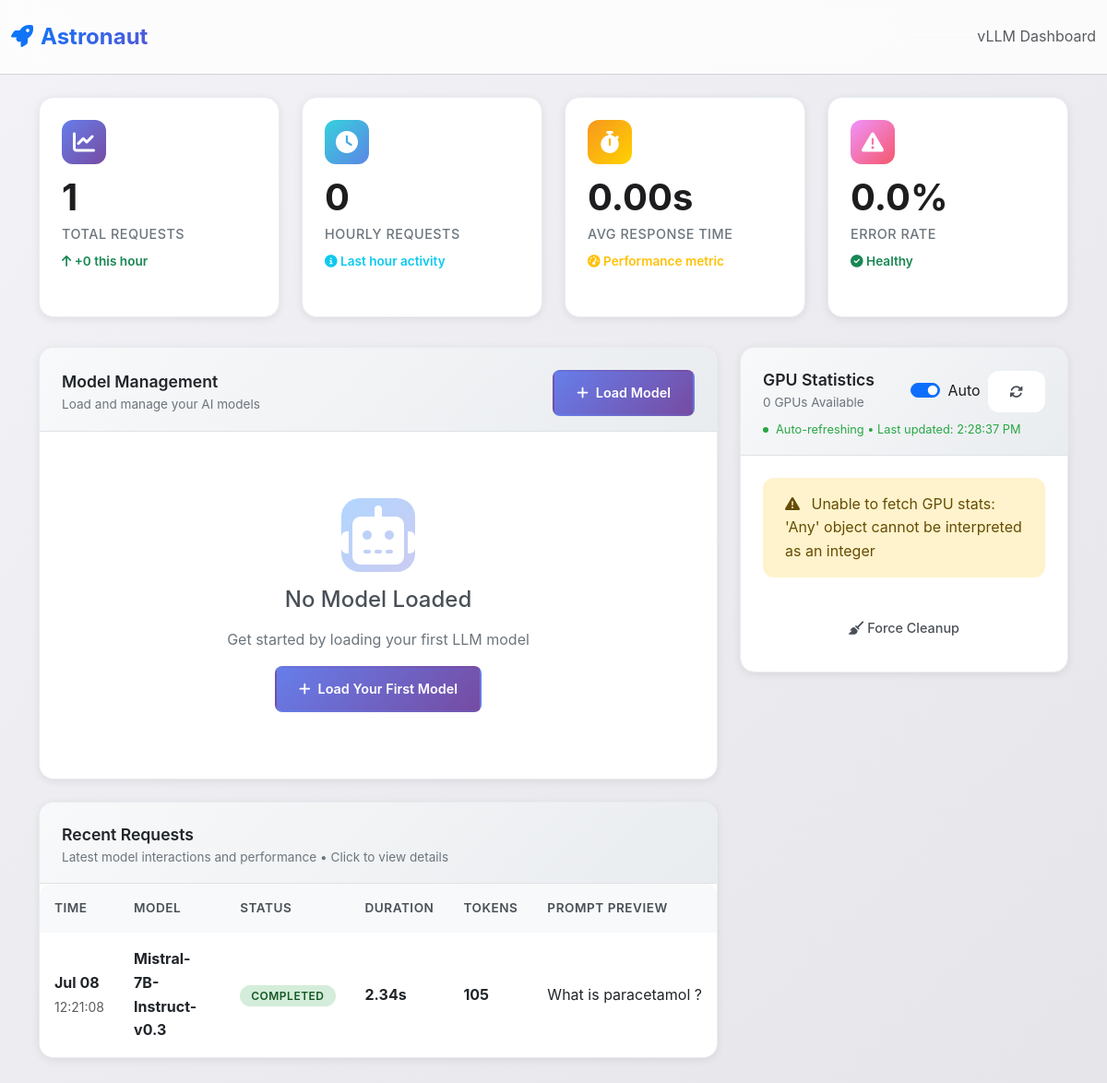
Page /llm-dashboard/ on the earlier database version.
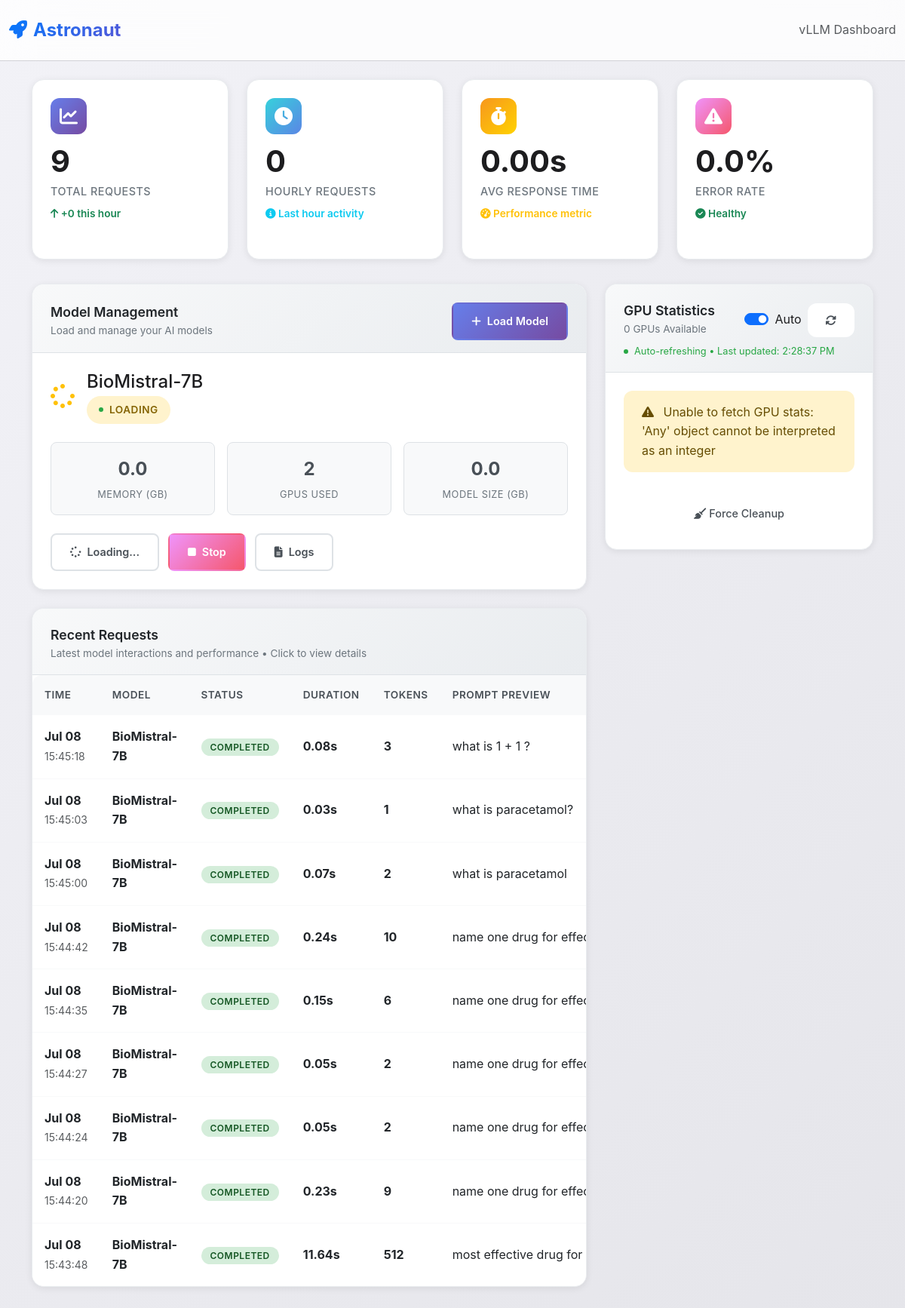
Same page on the later database version.
### llm_dashboard/models.py (models this page shows, shortened)
class LLMRequest(models.Model):
    model = models.ForeignKey(LLMModel, on_delete=models.CASCADE, null=True, blank=True)
    created_at = models.DateTimeField(auto_now_add=True)
    prompt = models.TextField()
    response = models.TextField(blank=True)
    duration = models.FloatField(null=True)  # in seconds
    tokens_generated = models.IntegerField(default=0)
    tokens_prompt = models.IntegerField(default=0)
    status = models.CharField(max_length=20, default='PENDING')  # PENDING, COMPLETED, ERROR
    error_message = models.TextField(blank=True)
    temperature = models.FloatField(default=0.7)
    top_p = models.FloatField(default=0.9)
    max_tokens = models.IntegerField(default=512)
    document_id = models.UUIDField(null=True, blank=True)  # Document ID used for RAG
    rag_enabled = models.BooleanField(default=False)
    context_chunks_used = models.JSONField(default=list)  # Store which chunks were used
    total_context_tokens = models.IntegerField(default=0)
    strategy_used = models.CharField(max_length=20, default='direct')
    chunks_processed = models.IntegerField(default=0)
    map_reduce_steps = models.JSONField(default=list)  # Track map-reduce steps
    logs = models.TextField(blank=True)  # Store detailed processing logs
    class Meta:
        ordering = ['-created_at']

class LLMModel(models.Model):
    loading_pid = models.IntegerField(null=True, blank=True)  # Track loading process PID
    loading_logs = models.TextField(blank=True)  # Store loading logs
    name = models.CharField(max_length=100)
    model_path = models.CharField(max_length=500, null=True)  # Path to local model files
    loaded_at = models.DateTimeField(auto_now_add=True)
    max_tokens = models.IntegerField(default=2048)
    memory_usage = models.FloatField(default=0.0)  # in GB
    device = models.CharField(max_length=50, default='GPU')  # CPU/GPU
    status = models.CharField(max_length=20, default='UNLOADED')  # LOADED, LOADING, ERROR, UNLOADED
    vllm_port = models.IntegerField(default=8000)
    tensor_parallel_size = models.IntegerField(default=1)  # Number of GPUs to use
    gpu_memory_utilization = models.FloatField(default=0.9)  # GPU memory utilization ratio
    model_type = models.CharField(max_length=50, default='llama')  # Model architecture type
    dtype = models.CharField(max_length=20, default='auto', choices=[
        ('auto', 'Auto'),
        ('float16', 'Float16'),
        ('bfloat16', 'BFloat16'),
        ('float32', 'Float32'),
    ])  # Data type for model weights
    supports_embeddings = models.BooleanField(default=False)
    embedding_model_path = models.CharField(max_length=500, null=True, blank=True)
    vector_store_path = models.CharField(max_length=500, null=True, blank=True)
    vector_store_type = models.CharField(max_length=50, default='faiss', choices=[
        ('faiss', 'FAISS'),
        ('chromadb', 'ChromaDB'),
        ('weaviate', 'Weaviate'),
    ])
    max_context_tokens = models.IntegerField(default=4096)  # Model's context window
    reserve_tokens_for_response = models.IntegerField(default=512)  # Reserve for response
    tokenizer_name = models.CharField(max_length=100, default='gpt-3.5-turbo')  # For token counting
    rag_strategy = models.CharField(max_length=20, default='sliding_window', choices=[
        ('sliding_window', 'Sliding Window'),
        ('map_reduce', 'Map-Reduce'),
        ('hybrid', 'Hybrid'),
    ])
    def get_model_size_gb(self):
        if not os.path.exists(self.model_path):
            return 0.0

### llm_dashboard/views.py (the view)
# urls.py: path('', views.DashboardView.as_view(), name='dashboard'),
class DashboardView(TemplateView):
    template_name = 'llm_dashboard/dashboard.html'
    def get_context_data(self, **kwargs):
        context = super().get_context_data(**kwargs)
        context['model'] = LLMModel.objects.filter(status__in=['LOADING', 'LOADED', 'ERROR']).first()
        recent_requests = LLMRequest.objects.select_related('model').order_by('-created_at')[:10]
        context['recent_requests'] = recent_requests
        context['available_models'] = get_available_models()
        gpu_stats = get_gpu_stats()
        context['gpu_count'] = len([gpu for gpu in gpu_stats if not gpu.get('error')])
        context['gpu_stats'] = gpu_stats
        last_hour = timezone.now() - timedelta(hours=1)
        hourly_requests = LLMRequest.objects.filter(created_at__gte=last_hour)
        context['stats'] = {
            'total_requests': LLMRequest.objects.count(),
            'hourly_requests': hourly_requests.count(),
            'avg_duration': hourly_requests.aggregate(Avg('duration'))['duration__avg'],
            'error_rate': (hourly_requests.filter(status='ERROR').count() /
                           max(hourly_requests.count(), 1)) * 100
        }
        return context

### llm_dashboard/views.py (called while the page is built, shortened)
def get_gpu_stats():
    try:
        pynvml.nvmlInit()
        gpu_stats = []
        deviceCount = pynvml.nvmlDeviceGetCount()
        return gpu_stats
    except Exception as e:
        return [{'error': str(e)}]
    finally:
        try:
            pynvml.nvmlShutdown()
        except:
            pass

def get_available_models():
    models_dir = os.path.join(os.path.dirname(__file__), 'models')
    available_models = []
    return available_models

### templates/llm_dashboard/dashboard.html (shortened to what the changed rows need)
{% extends "base.html" %}
{% load static %}
{% block content %}
<div class="container mb-4">
    <div class="metric-grid">
        <div class="metric-card">
            <div class="metric-icon" style="background: linear-gradient(135deg, #667eea 0%, #764ba2 100%); color: white;">
                <i class="fas fa-chart-line"></i>
            </div>
            <div class="metric-value">{{ stats.total_requests }}</div>
            <div class="metric-label">Total Requests</div>
            <div class="metric-change text-success">
                <i class="fas fa-arrow-up"></i> +{{ stats.hourly_requests }} this hour
            </div>
        </div>
    </div>
</div>
<div class="container">
    <div class="row">
        <div class="col-lg-8">
            <div class="widget-card">
                <div class="widget-body">
                    {% if model %}
                        <div class="d-flex align-items-center mb-3">
                            <div class="me-3">
                                {% if model.status == 'LOADED' %}
                                    <i class="fas fa-robot fa-2x text-success"></i>
                                {% elif model.status == 'LOADING' %}
                                    <i class="fas fa-spinner fa-spin fa-2x text-warning"></i>
                                {% elif model.status == 'ERROR' %}
                                    <i class="fas fa-exclamation-triangle fa-2x text-danger"></i>
                                {% endif %}
                            </div>
                            <div class="flex-grow-1">
                                <h4 class="mb-1">{{ model.name }}</h4>
                                <div class="status-indicator status-{{ model.status|lower }}">
                                    <div class="refresh-dot"></div>
                                    {{ model.status }}
                                </div>
                            </div>
                        </div>
                        <div class="model-info-grid">
                            <div class="model-info-item">
                                <div class="model-info-value">{{ model.memory_usage|floatformat:1 }}</div>
                                <div class="model-info-label">Memory (GB)</div>
                            </div>
                            <div class="model-info-item">
                                <div class="model-info-value">{{ model.tensor_parallel_size }}</div>
                                <div class="model-info-label">GPUs Used</div>
                            </div>
                            <div class="model-info-item">
                                <div class="model-info-value">{{ model.get_model_size_gb|floatformat:1 }}</div>
                                <div class="model-info-label">Model Size (GB)</div>
                            </div>
                        </div>
                        <div class="action-buttons">
                            {% if model.status == 'LOADED' %}
                                <button class="btn btn-primary-custom btn-custom" onclick="showTestDialog()">
                                    <i class="fas fa-play me-2"></i>Test Model
                                </button>
                                <button class="btn btn-danger-custom btn-custom" onclick="unloadModel({{ model.id }})">
                                    <i class="fas fa-stop me-2"></i>Unload
                                </button>
                            {% elif model.status == 'LOADING' %}
                                <button class="btn btn-outline-custom btn-custom" onclick="showLoadingLogsModal({{ model.id }})">
                                    <i class="fas fa-spinner loading-spinner me-2"></i>Loading...
                                </button>
                                <button class="btn btn-danger-custom btn-custom" onclick="stopLoading({{ model.id }})">
                                    <i class="fas fa-stop me-2"></i>Stop
                                </button>
                            {% endif %}
                            {% if model.loading_logs %}
                                <button class="btn btn-outline-custom btn-custom" onclick="showLoadingLogsModal({{ model.id }})">
                                    <i class="fas fa-file-alt me-2"></i>Logs
                                </button>
                            {% endif %}
                        </div>
                    {% else %}
                        <div class="empty-state">
                            <div class="empty-state-icon">
                                <i class="fas fa-robot"></i>
                            </div>
                            <h4>No Model Loaded</h4>
                            <p>Get started by loading your first LLM model</p>
                            <button class="btn btn-primary-custom btn-custom" onclick="showLoadModelDialog()">
                                <i class="fas fa-plus me-2"></i>Load Your First Model
                            </button>
                        </div>
                    {% endif %}
                </div>
            </div>
            <div class="widget-card">
                <div class="widget-body p-0">
                    <div class="table-responsive">
                        <table class="table requests-table">
                            <thead>
                                <tr>
                                    <th>Time</th>
                                    <th>Model</th>
                                    <th>Status</th>
                                    <th>Duration</th>
                                    <th>Tokens</th>
                                    <th>Prompt Preview</th>
                                </tr>
                            </thead>
                            <tbody>
                                {% for request in recent_requests %}
                                <tr onclick="showRequestDetails({{ request.id }})"
                                    title="Click to view full request details">
                                    <td>
                                        <div class="fw-bold">{{ request.created_at|date:"M d" }}</div>
                                        <small class="text-muted">{{ request.created_at|date:"H:i:s" }}</small>
                                    </td>
                                    <td>
                                        <strong>{{ request.model.name|default:"-" }}</strong>
                                    </td>
                                    <td>
                                        <span class="status-badge {% if request.status == 'COMPLETED' %}success{% elif request.status == 'ERROR' %}danger{% else %}warning{% endif %}">
                                            {{ request.status }}
                                        </span>
                                    </td>
                                    <td>
                                        <strong>{{ request.duration|default:"-"|floatformat:2 }}s</strong>
                                    </td>
                                    <td>
                                        <strong>{{ request.tokens_generated }}</strong>
                                    </td>
                                    <td>
                                        <div class="text-truncate" style="max-width: 200px;">
                                            {{ request.prompt|truncatechars:50 }}
                                        </div>
                                    </td>
                                </tr>
                                {% endfor %}
                            </tbody>
                        </table>
                    </div>
                </div>
            </div>
        </div>
        <div class="col-lg-4">
            <div class="widget-card">
                <div class="widget-body">
                    <div class="gpu-grid" id="gpu-stats-content">
                        {% for gpu in gpu_stats %}
                            {% if gpu.error %}
                                <div class="alert alert-warning">
                                </div>
                            {% endif %}
                        {% endfor %}
                    </div>
                </div>
            </div>
        </div>
    </div>
</div>
{% endblock %}

Differences in the rows shown:
removed LLMRequest: created_at "Jul 08", created_at "12:21:08", model.name "Mistral-7B-Instruct-v0.3", status "COMPLETED", duration "2.34", tokens_generated "105", prompt "What is paracetamol ?"
added LLMModel: name "BioMistral-7B", status "LOADING", memory_usage "0.0", tensor_parallel_size "2", get_model_size_gb "0.0"
added LLMRequest: created_at "Jul 08", created_at "15:45:18", model.name "BioMistral-7B", status "COMPLETED", duration "0.08", tokens_generated "3", prompt "what is 1 + 1 ?"
added LLMRequest: created_at "Jul 08", created_at "15:45:03", model.name "BioMistral-7B", status "COMPLETED", duration "0.03", tokens_generated "1", prompt "what is paracetamol?"
added LLMRequest: created_at "Jul 08", created_at "15:45:00", model.name "BioMistral-7B", status "COMPLETED", duration "0.07", tokens_generated "2", prompt "what is paracetamol"
added LLMRequest: created_at "Jul 08", created_at "15:44:42", model.name "BioMistral-7B", status "COMPLETED", duration "0.24", tokens_generated "10", prompt "name one drug for effec…"
added LLMRequest: created_at "Jul 08", created_at "15:44:35", model.name "BioMistral-7B", status "COMPLETED", duration "0.15", tokens_generated "6", prompt "name one drug for effec…"
added LLMRequest: created_at "Jul 08", created_at "15:44:27", model.name "BioMistral-7B", status "COMPLETED", duration "0.05", tokens_generated "2", prompt "name one drug for effec…"
added LLMRequest: created_at "Jul 08", created_at "15:44:24", model.name "BioMistral-7B", status "COMPLETED", duration "0.05", tokens_generated "2", prompt "name one drug for effec…"
added LLMRequest: created_at "Jul 08", created_at "15:44:20", model.name "BioMistral-7B", status "COMPLETED", duration "0.23", tokens_generated "9", prompt "name one drug for effec…"
added LLMRequest: created_at "Jul 08", created_at "15:43:48", model.name "BioMistral-7B", status "COMPLETED", duration "11.64", tokens_generated "512", prompt "most effective drug for…"
Other differences:
{{ stats.total_requests }}: "1" → "9"
text no longer shown: "No Model Loaded Get started by loading your first LLM model Load Your First Model"
text now shown: "MEMORY (GB) GPUS USED MODEL SIZE (GB) Loading... Stop Logs"
